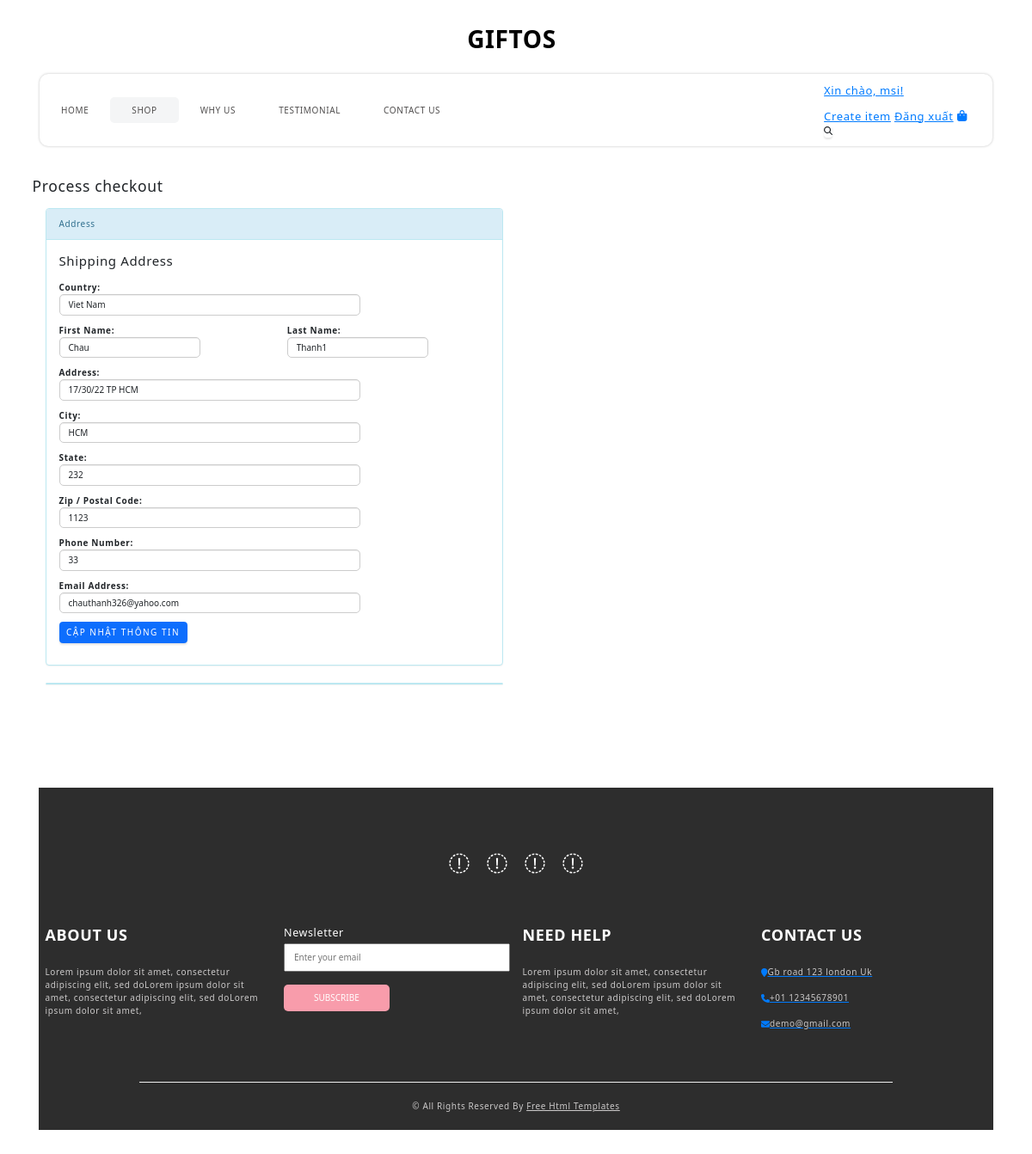
Screenshot of /user/ (signed in) with the database file from the repository.
### shop/models.py (models this page shows, shortened)
class UserProfile(models.Model):
    user = models.OneToOneField(User, on_delete=models.CASCADE, related_name='profile')
    country = models.CharField(max_length=100, blank=True, null=True)
    first_name = models.CharField(max_length=50, blank=True, null=True)
    last_name = models.CharField(max_length=50, blank=True, null=True)
    address = models.TextField(blank=True, null=True)
    city = models.CharField(max_length=100, blank=True, null=True)
    state = models.CharField(max_length=100, blank=True, null=True)
    postal_code = models.CharField(max_length=20, blank=True, null=True)
    phone_number = models.CharField(max_length=20, blank=True, null=True)
    email = models.EmailField(blank=True, null=True)

### shop/views.py (the view)
# urls.py: path('user/', views.user_info, name='user'),
@login_required(login_url='login')
def user_info(request):
    user = request.user
    profile, created = UserProfile.objects.get_or_create(user=user)
    if request.method == 'POST':
        form = UserProfileForm(request.POST, instance=profile)
        if form.is_valid():
            form.save()
            print('Thay đổi thành công')
            return redirect('user')
        else:
            print(form.errors)
    else:
        form = UserProfileForm(instance=profile)
    return render(request, 'shop/user.html', {'form': form})

### shop/forms.py
class UserProfileForm(forms.ModelForm):
    class Meta:
        model = UserProfile
        fields = ['country', 'first_name', 'last_name', 'address', 'city', 'state', 'postal_code', 'phone_number', 'email']

### shop/templates/shop/user.html (shortened to what this page needs)
{% extends 'main.html' %}
{% block content %}
<div class="container wrapper">
    <div class="row cart-head">
        <div class="container">
            <div class="row">
            </div>
            <div class="row">
                <div style="display: table; margin: auto;">
                    <h3>Process checkout</h3>
                </div>
            </div>
            <div class="row">
            </div>
        </div>
    </div>
    <div class="row cart-body">
        <div class="form-horizontal">
            <div class="col-lg-6 col-md-6 col-sm-6 col-xs-12 col-md-push-6 col-sm-push-6">
            </div>
            <div class="col-lg-6 col-md-6 col-sm-6 col-xs-12 col-md-pull-6 col-sm-pull-6">
                <div class="panel panel-info">
                    <div class="panel-heading">Address</div>
                    <div class="panel-body">
                        <form method="post" action="{% url 'user' %}" onsubmit="return validateForm()" name="profileForm">
                            <div class="form-group">
                                <div class="col-md-12">
                                    <h4>Shipping Address</h4>
                                </div>
                            </div>
                            <div class="form-group">
                                <div class="col-md-12"><strong>Country:</strong></div>
                                <div class="col-md-12">
                                    <input type="text" class="form-control" name="country"
                                        value="{{ form.country.value|default:'' }}" />
                                </div>
                            </div>
                            <div class="form-group">
                                <div class="col-md-6 col-xs-12">
                                    <strong>First Name:</strong>
                                    <input type="text" name="first_name" class="form-control"
                                        value="{{ form.first_name.value }}" />
                                </div>
                                <div class="col-md-6 col-xs-12">
                                    <strong>Last Name:</strong>
                                    <input type="text" name="last_name" class="form-control"
                                        value="{{ form.last_name.value }}" />
                                </div>
                            </div>
                            <div class="form-group">
                                <div class="col-md-12"><strong>Address:</strong></div>
                                <div class="col-md-12">
                                    <input type="text" name="address" class="form-control"
                                        value="{{ form.address.value }}" />
                                </div>
                            </div>
                            <div class="form-group">
                                <div class="col-md-12"><strong>City:</strong></div>
                                <div class="col-md-12">
                                    <input type="text" name="city" class="form-control" value="{{ form.city.value }}" />
                                </div>
                            </div>
                            <div class="form-group">
                                <div class="col-md-12"><strong>State:</strong></div>
                                <div class="col-md-12">
                                    <input type="text" name="state" class="form-control"
                                        value="{{ form.state.value }}" />
                                </div>
                            </div>
                            <div class="form-group">
                                <div class="col-md-12"><strong>Zip / Postal Code:</strong></div>
                                <div class="col-md-12">
                                    <input type="text" name="postal_code" class="form-control"
                                        value="{{ form.postal_code.value }}" />
                                </div>
                            </div>
                            <div class="form-group">
                                <div class="col-md-12"><strong>Phone Number:</strong></div>
                                <div class="col-md-12"><input type="text" name="phone_number" class="form-control"
                                        value="{{ form.phone_number.value }}" /></div>
                            </div>
                            <div class="form-group">
                                <div class="col-md-12"><strong>Email Address:</strong></div>
                                <div class="col-md-12"><input type="text" name="email" class="form-control"
                                        value="{{ form.email.value }}" /></div>
                            </div>
                            <div class="form-group">
                                <div class="col-md-12">
                                    <button type="submit" class="btn btn-primary">Cập nhật thông tin</button>
                                </div>
                            </div>
                        </form>
                    </div>
                </div>
                <div class="panel panel-info">
                </div>
            </div>
        </div>
    </div>
</div>
<div style="margin-top:100px;">{% include 'shop/info_section.html'%}</div>
{% endblock content %}

### templates/navbar.html (shortened to what this page needs)
<div class="hero_area">
    <nav class="navbar navbar-expand-lg custom_nav-container ">
        <a class="navbar-brand" href="{% url 'home' %}">
            <span>Giftos</span>
        </a>
        <div class="collapse navbar-collapse innerpage_navbar" id="navbarSupportedContent">
            <ul class="navbar-nav">
                <li class="nav-item">
                    <a class="nav-link" href="{% url 'index' %}">Home <span class="sr-only">(current)</span></a>
                </li>
                <li class="nav-item active">
                    <a class="nav-link" href="{% url 'shop' %}">Shop</a>
                </li>
                <li class="nav-item">
                    <a class="nav-link" href="{% url 'why' %}">Why Us</a>
                </li>
                <li class="nav-item">
                    <a class="nav-link" href="{% url 'testimonial' %}">Testimonial</a>
                </li>
                <li class="nav-item">
                    <a class="nav-link" href="{% url 'contact' %}">Contact Us</a>
                </li>
            </ul>
            {% if request.user.is_authenticated %}
            <div class="" style="margin-left:auto; margin-right:30px;">
                <div style="font-size: small;">
                    <a href="{% url 'user' %}"><p>Xin chào, {{ request.user.username }}!</p></a>
                    <a href="{% url 'create-items' %}">Create item</a>
                    <a href="{% url 'logout' %}">Đăng xuất</a>
                    {% else %}
                    <p>Bạn chưa đăng nhập.</p>
                    <a href="{% url 'login' %}">Đăng nhập</a>
                    {% endif %}
                    <a href="{% url 'cart_detail' %}">
                        <i class="fa fa-shopping-bag" aria-hidden="true"></i>
                    </a>
                    <form class="form-inline">
                        <button class="btn nav_search-btn" type="submit">
                            <i class="fa fa-search" aria-hidden="true"></i>
                        </button>
                    </form>
                </div>
            </div>
        </div>
    </nav>
</div>

### static/css/style.css (style rules this page uses)
body { font-family: "poppins", sans-serif; color: #101010; background-color: #ffffff; }
.hero_area { padding: 0 45px; }
#navbarSupportedContent { width: 100%; background-color: #f9ece6; -webkit-box-pack: center; -ms-flex-pack: center; justify-content: center; padding: 10px 0; border-radius: 15px 15px 0 0; }
#navbarSupportedContent.innerpage_navbar { background-color: white; border-radius: 10px; -webkit-box-shadow: 0 0 3px 0 rgba(0, 0, 0, 0.25); box-shadow: 0 0 3px 0 rgba(0, 0, 0, 0.25); }
#navbarSupportedContent.innerpage_navbar .nav-item.active .nav-link { background-color: #f4f5f6; }
#navbarSupportedContent .navbar-nav .nav-link { padding: 5px 25px; color: #514f4f; text-align: center; text-transform: uppercase; border-radius: 5px; }
#navbarSupportedContent .nav-item.active .nav-link { background-color: #ffffff; }
a, a:hover, a:focus { text-decoration: none; }
.btn, .btn:focus { outline: none !important; -webkit-box-shadow: none; box-shadow: none; }
.navbar-brand { margin: 15px 0; padding: 0; }
.navbar-brand span { font-size: 28px; font-weight: bold; color: #000000; text-transform: uppercase; margin: 0; padding: 0; }
.custom_nav-container .nav_search-btn { padding: 0; border: none; }
.custom_nav-container { z-index: 99999; padding: 0; -webkit-box-orient: vertical; -webkit-box-direction: normal; -ms-flex-direction: column; flex-direction: column; -webkit-box-align: center; -ms-flex-align: center; align-items: center; }

### static/css/responsive.css (style rules this page uses)
@media (min-width: 1200px) { .container { max-width: 1170px; } }

### rows the page displays
UserProfile: country "Viet Nam", first_name "Chau", last_name "Thanh1", address "17/30/22 TP HCM", city "HCM", state "232", postal_code "1123", phone_number "33", email "chauthanh326@yahoo.com"

### other values shown
{{ request.user.username }} "msi"
